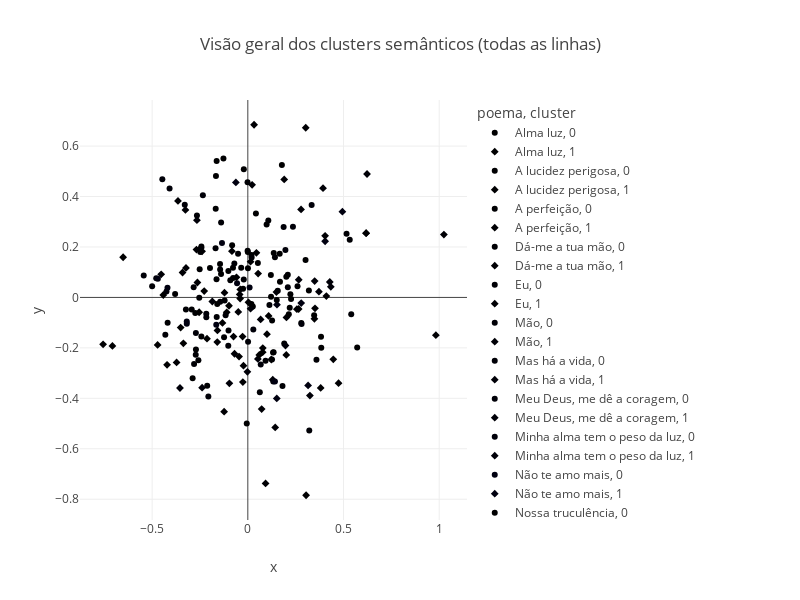

Write notebook code for a chart like this one.
### Code cell
# Scatter geral dos clusters semânticos (todas as linhas de todos os poemas)
fig2 = px.scatter(
    df_all, x='x', y='y', color='poema', symbol='cluster',
    title='Visão geral dos clusters semânticos (todas as linhas)'
)
fig2.update_layout(height=600, width=800)
fig2.show()

### Figure 1 — Plotly figure (JSON) as saved in the notebook; plotly's stock layout.template omitted (floating-point values rounded to 4 significant figures)
{"data": [{"hovertemplate": "poema=Alma luz<br>cluster=0<br>x=%{x}<br>y=%{y}<extra></extra>", "legendgroup": "Alma luz, 0", "marker": {"color": "#000001", "symbol": "circle"}, "mode": "markers", "name": "Alma luz, 0", "orientation": "v", "showlegend": true, "type": "scatter", "x": [-0.02091, 0.1355, 0.02604, -0.2884, 0.2793, 0.3466, 0.3017, -0.005633, 0.3191], "xaxis": "x", "y": [0.508, 0.1759, -0.03596, -0.3202, -0.1009, -0.07069, 0.148, -0.5002, 0.02708], "yaxis": "y"}, {"hovertemplate": "poema=Alma luz<br>cluster=1<br>x=%{x}<br>y=%{y}<extra></extra>", "legendgroup": "Alma luz, 1", "marker": {"color": "#000001", "symbol": "diamond"}, "mode": "markers", "name": "Alma luz, 1", "orientation": "v", "showlegend": true, "type": "scatter", "x": [-0.4416, -0.6516], "xaxis": "x", "y": [0.009684, 0.1592], "yaxis": "y"}, {"hovertemplate": "poema=A lucidez perigosa<br>cluster=0<br>x=%{x}<br>y=%{y}<extra></extra>", "legendgroup": "A lucidez perigosa, 0", "marker": {"color": "#000002", "symbol": "circle"}, "mode": "markers", "name": "A lucidez perigosa, 0", "orientation": "v", "showlegend": true, "type": "scatter", "x": [-0.02499, -0.1635, -0.1399, 0.09822, -0.2427, 0.1268, 0.05251, -0.1978, -0.0775, -0.2427, -0.38, -0.07709, -0.03458, 0.1902, 0.01898], "xaxis": "x", "y": [0.03429, 0.07231, 0.09284, 0.2887, 0.2023, -0.09105, 0.1361, 0.1165, 0.1178, -0.1546, 0.01389, 0.0773, 0.1174, -0.1829, 0.1684], "yaxis": "y"}, {"hovertemplate": "poema=A lucidez perigosa<br>cluster=1<br>x=%{x}<br>y=%{y}<extra></extra>", "legendgroup": "A lucidez perigosa, 1", "marker": {"color": "#000002", "symbol": "diamond"}, "mode": "markers", "name": "A lucidez perigosa, 1", "orientation": "v", "showlegend": true, "type": "scatter", "x": [-0.2279, -0.05924, -0.04011, -0.0274, 0.1087, -0.04579, -0.1325, -0.02269, 0.6182, 0.6182, 0.3045], "xaxis": "x", "y": [0.02512, 0.07962, -0.004206, -0.1554, -0.0733, -0.2345, -0.1011, -0.2707, 0.2546, 0.2546, -0.7842], "yaxis": "y"}, {"hovertemplate": "poema=A perfeição<br>cluster=0<br>x=%{x}<br>y=%{y}<extra></extra>", "legendgroup": "A perfeição, 0", "marker": {"color": "#000003", "symbol": "circle"}, "mode": "markers", "name": "A perfeição, 0", "orientation": "v", "showlegend": true, "type": "scatter", "x": [-0.419, -0.1242, -0.2712, -0.2745, -0.2538, -0.2484, 0.1072], "xaxis": "x", "y": [-0.1003, -0.1578, -0.2069, -0.06195, -0.001612, 0.1802, 0.305], "yaxis": "y"}, {"hovertemplate": "poema=A perfeição<br>cluster=1<br>x=%{x}<br>y=%{y}<extra></extra>", "legendgroup": "A perfeição, 1", "marker": {"color": "#000003", "symbol": "diamond"}, "mode": "markers", "name": "A perfeição, 1", "orientation": "v", "showlegend": true, "type": "scatter", "x": [0.01439, 0.3808, 0.348, 0.4741, 0.003336, -0.03936, 0.3026], "xaxis": "x", "y": [0.1418, -0.3588, -0.08478, -0.3399, -0.01936, 0.0319, 0.6726], "yaxis": "y"}, {"hovertemplate": "poema=Dá-me a tua mão<br>cluster=0<br>x=%{x}<br>y=%{y}<extra></extra>", "legendgroup": "Dá-me a tua mão, 0", "marker": {"color": "#000004", "symbol": "circle"}, "mode": "markers", "name": "Dá-me a tua mão, 0", "orientation": "v", "showlegend": true, "type": "scatter", "x": [0.1812, -0.1211, 0.2597, -0.1625, 0.5159, 0.2089, -0.1448, 0.06271, 0.5325, -0.09138, 0.1417], "xaxis": "x", "y": [-0.3511, -0.01261, 0.04389, -0.07727, 0.2519, 0.09, 0.1111, -0.376, 0.2283, 0.06834, 0.1595], "yaxis": "y"}, {"hovertemplate": "poema=Dá-me a tua mão<br>cluster=1<br>x=%{x}<br>y=%{y}<extra></extra>", "legendgroup": "Dá-me a tua mão, 1", "marker": {"color": "#000004", "symbol": "diamond"}, "mode": "markers", "name": "Dá-me a tua mão, 1", "orientation": "v", "showlegend": true, "type": "scatter", "x": [0.09273, -0.2683, -0.1587, -0.2391, -0.341, -0.2635, -0.1219, -0.08299], "xaxis": "x", "y": [-0.7372, 0.1896, -0.1309, 0.1826, 0.09883, 0.05909, 0.01867, 0.1833], "yaxis": "y"}, {"hovertemplate": "poema=Eu<br>cluster=0<br>x=%{x}<br>y=%{y}<extra></extra>", "legendgroup": "Eu, 0", "marker": {"color": "#000005", "symbol": "circle"}, "mode": "markers", "name": "Eu, 0", "orientation": "v", "showlegend": true, "type": "scatter", "x": [0.001253, -0.2721, 0.1129, 0.1564, 0.01985, 0.3587, 0.5403, 0.09268, -0.2808, -0.431, -0.05102], "xaxis": "x", "y": [-0.1758, -0.227, -0.03015, 0.02672, 0.1581, -0.2467, -0.06633, -0.2511, -0.2643, -0.1478, 0.1734], "yaxis": "y"}, {"hovertemplate": "poema=Eu<br>cluster=1<br>x=%{x}<br>y=%{y}<extra></extra>", "legendgroup": "Eu, 1", "marker": {"color": "#000005", "symbol": "diamond"}, "mode": "markers", "name": "Eu, 1", "orientation": "v", "showlegend": true, "type": "scatter", "x": [0.2019, -0.06952, 0.02238, 0.1901, -0.04252, -0.0499, -0.3231, 0.1494, -0.3259], "xaxis": "x", "y": [-0.07913, -0.2232, 0.4465, 0.4676, 0.01189, -0.05766, 0.1171, 0.02115, 0.3469], "yaxis": "y"}, {"hovertemplate": "poema=Mão<br>cluster=0<br>x=%{x}<br>y=%{y}<extra></extra>", "legendgroup": "Mão, 0", "marker": {"color": "#000006", "symbol": "circle"}, "mode": "markers", "name": "Mão, 0", "orientation": "v", "showlegend": true, "type": "scatter", "x": [-0.4999, -0.07042, 0.133, -0.1022, 0.3211], "xaxis": "x", "y": [0.04449, 0.1344, -0.3331, -0.1917, -0.5277], "yaxis": "y"}, {"hovertemplate": "poema=Mão<br>cluster=1<br>x=%{x}<br>y=%{y}<extra></extra>", "legendgroup": "Mão, 1", "marker": {"color": "#000006", "symbol": "diamond"}, "mode": "markers", "name": "Mão, 1", "orientation": "v", "showlegend": true, "type": "scatter", "x": [0.3929, -0.4527, 0.2782], "xaxis": "x", "y": [0.433, 0.09142, 0.349], "yaxis": "y"}, {"hovertemplate": "poema=Mas há a vida<br>cluster=0<br>x=%{x}<br>y=%{y}<extra></extra>", "legendgroup": "Mas há a vida, 0", "marker": {"color": "#000007", "symbol": "circle"}, "mode": "markers", "name": "Mas há a vida, 0", "orientation": "v", "showlegend": true, "type": "scatter", "x": [-0.2714, -0.3294, -0.5439], "xaxis": "x", "y": [-0.1415, 0.3677, 0.08726], "yaxis": "y"}, {"hovertemplate": "poema=Mas há a vida<br>cluster=1<br>x=%{x}<br>y=%{y}<extra></extra>", "legendgroup": "Mas há a vida, 1", "marker": {"color": "#000007", "symbol": "diamond"}, "mode": "markers", "name": "Mas há a vida, 1", "orientation": "v", "showlegend": true, "type": "scatter", "x": [0.1304, 0.623, 0.06696, 0.3244], "xaxis": "x", "y": [-0.3264, 0.4894, -0.08731, -0.3891], "yaxis": "y"}, {"hovertemplate": "poema=Meu Deus, me dê a coragem<br>cluster=0<br>x=%{x}<br>y=%{y}<extra></extra>", "legendgroup": "Meu Deus, me dê a coragem, 0", "marker": {"color": "#000008", "symbol": "circle"}, "mode": "markers", "name": "Meu Deus, me dê a coragem, 0", "orientation": "v", "showlegend": true, "type": "scatter", "x": [-0.4467, -0.2063, -0.4252, -0.217, 0.1871, 0.2358, -0.2349, -0.2169], "xaxis": "x", "y": [0.4681, -0.3931, 0.02369, -0.06486, 0.2796, 0.2806, 0.4053, -0.07819], "yaxis": "y"}, {"hovertemplate": "poema=Meu Deus, me dê a coragem<br>cluster=1<br>x=%{x}<br>y=%{y}<extra></extra>", "legendgroup": "Meu Deus, me dê a coragem, 1", "marker": {"color": "#000008", "symbol": "diamond"}, "mode": "markers", "name": "Meu Deus, me dê a coragem, 1", "orientation": "v", "showlegend": true, "type": "scatter", "x": [-0.2388, 0.1968, 0.2661, 0.3716, -0.09638, 0.05262, -0.1855, -0.2659, 0.4338, 0.4283, 0.3493, -0.002237, 0.01443], "xaxis": "x", "y": [-0.3578, -0.1906, 0.07012, 0.02289, -0.3404, -0.2437, -0.01621, 0.3061, 0.04216, 0.06106, 0.06485, -0.295, -0.04462], "yaxis": "y"}, {"hovertemplate": "poema=Minha alma tem o peso da luz<br>cluster=0<br>x=%{x}<br>y=%{y}<extra></extra>", "legendgroup": "Minha alma tem o peso da luz, 0", "marker": {"color": "#000009", "symbol": "circle"}, "mode": "markers", "name": "Minha alma tem o peso da luz, 0", "orientation": "v", "showlegend": true, "type": "scatter", "x": [0.3335, 0.209, 0.02866, -0.4786, 0.06745, 0.1262, 0.2808, -0.4089, 0.1964], "xaxis": "x", "y": [0.3662, 0.04064, -0.1267, 0.07583, -0.2658, -0.2458, -0.1051, 0.4316, 0.1881], "yaxis": "y"}, {"hovertemplate": "poema=Minha alma tem o peso da luz<br>cluster=1<br>x=%{x}<br>y=%{y}<extra></extra>", "legendgroup": "Minha alma tem o peso da luz, 1", "marker": {"color": "#000009", "symbol": "diamond"}, "mode": "markers", "name": "Minha alma tem o peso da luz, 1", "orientation": "v", "showlegend": true, "type": "scatter", "x": [-0.3545], "xaxis": "x", "y": [-0.359], "yaxis": "y"}, {"hovertemplate": "poema=Não te amo mais<br>cluster=0<br>x=%{x}<br>y=%{y}<extra></extra>", "legendgroup": "Não te amo mais, 0", "marker": {"color": "#000010", "symbol": "circle"}, "mode": "markers", "name": "Não te amo mais, 0", "orientation": "v", "showlegend": true, "type": "scatter", "x": [0.1417, -0.135, -0.1648, -0.4198, -0.319, 0.0093, -0.3192, -0.4701, -0.05623], "xaxis": "x", "y": [-0.3333, 0.2159, -0.1086, 0.03832, -0.1046, 0.03939, -0.09516, 0.07382, 0.0562], "yaxis": "y"}, {"hovertemplate": "poema=Não te amo mais<br>cluster=1<br>x=%{x}<br>y=%{y}<extra></extra>", "legendgroup": "Não te amo mais, 1", "marker": {"color": "#000010", "symbol": "diamond"}, "mode": "markers", "name": "Não te amo mais, 1", "orientation": "v", "showlegend": true, "type": "scatter", "x": [0.2789, 0.1524, -0.06247, 0.1512, 0.4941, 0.315, 0.4039], "xaxis": "x", "y": [-0.02251, -0.0288, 0.4559, -0.4004, 0.3401, -0.349, 0.2227], "yaxis": "y"}, {"hovertemplate": "poema=Nossa truculência<br>cluster=0<br>x=%{x}<br>y=%{y}<extra></extra>", "legendgroup": "Nossa truculência, 0", "marker": {"color": "#000001", "symbol": "circle"}, "mode": "markers", "name": "Nossa truculência, 0", "orientation": "v", "showlegend": true, "type": "scatter", "x": [0.0007438, -0.1629, 0.3825, 0.04229, -0.1017, -0.1598, 0.1214, 0.01863, -0.1273, 0.1779, 0.1204, 0.3838, 0.1665, 0.2189, 0.5715], "xaxis": "x", "y": [0.116, 0.5408, -0.1558, 0.3329, 0.1052, -0.02584, 0.002826, -0.02617, 0.5505, 0.5251, 0.08915, -0.1991, 0.1735, -0.04068, -0.1981], "yaxis": "y"}, {"hovertemplate": "poema=Nossa truculência<br>cluster=1<br>x=%{x}<br>y=%{y}<extra></extra>", "legendgroup": "Nossa truculência, 1", "marker": {"color": "#000001", "symbol": "diamond"}, "mode": "markers", "name": "Nossa truculência, 1", "orientation": "v", "showlegend": true, "type": "scatter", "x": [0.07777, -0.2543, 0.2656, -0.0984, -0.4713, 0.05989, 0.2009, -0.422, -0.3367, -0.3509, -0.2133, -0.1102], "xaxis": "x", "y": [-0.217, -0.05876, -0.04588, -0.03304, -0.1883, -0.2281, -0.2279, -0.2671, -0.182, -0.1196, -0.1636, -0.05904], "yaxis": "y"}, {"hovertemplate": "poema=Quero escrever o borrão vermelho de sangue<br>cluster=0<br>x=%{x}<br>y=%{y}<extra></extra>", "legendgroup": "Quero escrever o borrão vermelho de sangue, 0", "marker": {"color": "#000002", "symbol": "circle"}, "mode": "markers", "name": "Quero escrever o borrão vermelho de sangue, 0", "orientation": "v", "showlegend": true, "type": "scatter", "x": [0.1513, 0.2224, 0.1348, 0.0001111, -0.1665, 0.168, -0.001123, 0.2012, 0.226, -0.1451, -0.08201, 0.132, 0.2141, -0.1679], "xaxis": "x", "y": [-0.01005, 0.01275, -0.2173, 0.1798, 0.4812, 0.06263, 0.1852, 0.08244, -0.006195, 0.1325, 0.2068, -0.2184, -0.06667, 0.3516], "yaxis": "y"}, {"hovertemplate": "poema=Quero escrever o borrão vermelho de sangue<br>cluster=1<br>x=%{x}<br>y=%{y}<extra></extra>", "legendgroup": "Quero escrever o borrão vermelho de sangue, 1", "marker": {"color": "#000002", "symbol": "diamond"}, "mode": "markers", "name": "Quero escrever o borrão vermelho de sangue, 1", "orientation": "v", "showlegend": true, "type": "scatter", "x": [0.07834, 0.1001, -0.7562, 0.2563, 0.1227, -0.02588, 0.04496, -0.7076], "xaxis": "x", "y": [-0.2008, -0.1455, -0.186, -0.0467, -0.2461, -0.3354, 0.1767, -0.1924], "yaxis": "y"}, {"hovertemplate": "poema=Solidão<br>cluster=0<br>x=%{x}<br>y=%{y}<extra></extra>", "legendgroup": "Solidão, 0", "marker": {"color": "#000003", "symbol": "circle"}, "mode": "markers", "name": "Solidão, 0", "orientation": "v", "showlegend": true, "type": "scatter", "x": [-0.2583, -0.2516, -0.2932, -0.2122], "xaxis": "x", "y": [-0.2492, 0.1119, -0.04748, -0.3503], "yaxis": "y"}, {"hovertemplate": "poema=Solidão<br>cluster=1<br>x=%{x}<br>y=%{y}<extra></extra>", "legendgroup": "Solidão, 1", "marker": {"color": "#000003", "symbol": "diamond"}, "mode": "markers", "name": "Solidão, 1", "orientation": "v", "showlegend": true, "type": "scatter", "x": [0.9826, 0.03272], "xaxis": "x", "y": [-0.1495, 0.6845], "yaxis": "y"}, {"hovertemplate": "poema=Sonhe<br>cluster=0<br>x=%{x}<br>y=%{y}<extra></extra>", "legendgroup": "Sonhe, 0", "marker": {"color": "#000004", "symbol": "circle"}, "mode": "markers", "name": "Sonhe, 0", "orientation": "v", "showlegend": true, "type": "scatter", "x": [-0.001469, -0.3235], "xaxis": "x", "y": [0.4561, -0.04783], "yaxis": "y"}, {"hovertemplate": "poema=Sonhe<br>cluster=1<br>x=%{x}<br>y=%{y}<extra></extra>", "legendgroup": "Sonhe, 1", "marker": {"color": "#000004", "symbol": "diamond"}, "mode": "markers", "name": "Sonhe, 1", "orientation": "v", "showlegend": true, "type": "scatter", "x": [-0.3721, -0.365, -0.1237, 0.4038, 0.4467, 0.351, 0.4103, 0.05388, -0.07473, -0.1597, -0.2454], "xaxis": "x", "y": [-0.2576, 0.3827, -0.4529, 0.2443, -0.2452, -0.04305, 0.005191, 0.09456, -0.1553, -0.1771, 0.1962], "yaxis": "y"}, {"hovertemplate": "poema=Sou<br>cluster=0<br>x=%{x}<br>y=%{y}<extra></extra>", "legendgroup": "Sou, 0", "marker": {"color": "#000005", "symbol": "circle"}, "mode": "markers", "name": "Sou, 0", "orientation": "v", "showlegend": true, "type": "scatter", "x": [-0.283, -0.1008, -0.2659, -0.1161, -0.02134, -0.1686, -0.1446, -0.1396], "xaxis": "x", "y": [0.04, -0.131, 0.3248, -0.07091, 0.07062, 0.1946, -0.01671, 0.2974], "yaxis": "y"}, {"hovertemplate": "poema=Sou<br>cluster=1<br>x=%{x}<br>y=%{y}<extra></extra>", "legendgroup": "Sou, 1", "marker": {"color": "#000005", "symbol": "diamond"}, "mode": "markers", "name": "Sou, 1", "orientation": "v", "showlegend": true, "type": "scatter", "x": [1.025, 0.07234, 0.1431], "xaxis": "x", "y": [0.2493, -0.4426, -0.5155], "yaxis": "y"}], "layout": {"height": 600, "legend": {"title": {"text": "poema, cluster"}, "tracegroupgap": 0}, "title": {"text": "Visão geral dos clusters semânticos (todas as linhas)"}, "width": 800, "xaxis": {"anchor": "y", "domain": [0, 1], "title": {"text": "x"}}, "yaxis": {"anchor": "x", "domain": [0, 1], "title": {"text": "y"}}}}
